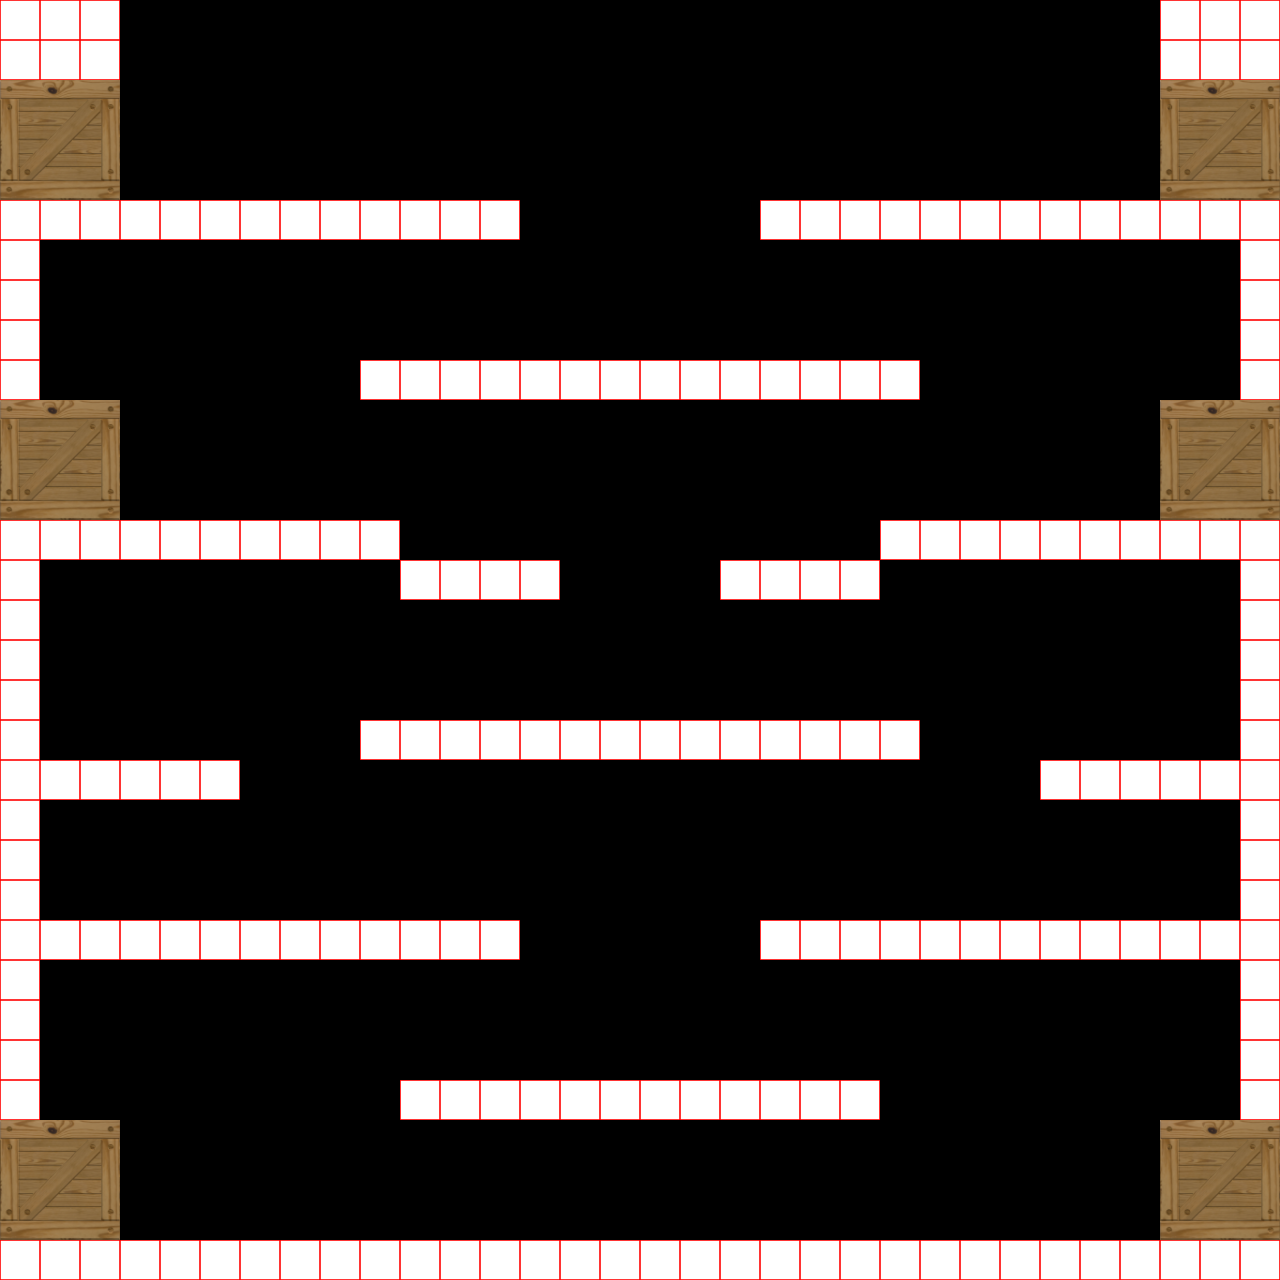

This is a level from a 2D game, rendered from its Tiled map with the project's own tilesets. A one-line summary and the map file follow, with tile-layer data summarised:
An orthogonal 32x32 tile map with 40x40 px tiles, 1 tile layer (Tile Layer 1).

<map version="1.0" orientation="orthogonal" width="32" height="32" tilewidth="40" tileheight="40">
	<properties>
		<property name="blended tiles" value="" />
	</properties>
	<tileset firstgid="1" name="Drawables" tilewidth="40" tileheight="40">
		<image source="bnbTiles.png" width="160" height="120" />
	</tileset>
	<layer name="Tile Layer 1" width="32" height="32">
		<data>[1024 cells, 262 non-empty, 10 distinct tile ids]</data>
	</layer>
</map>